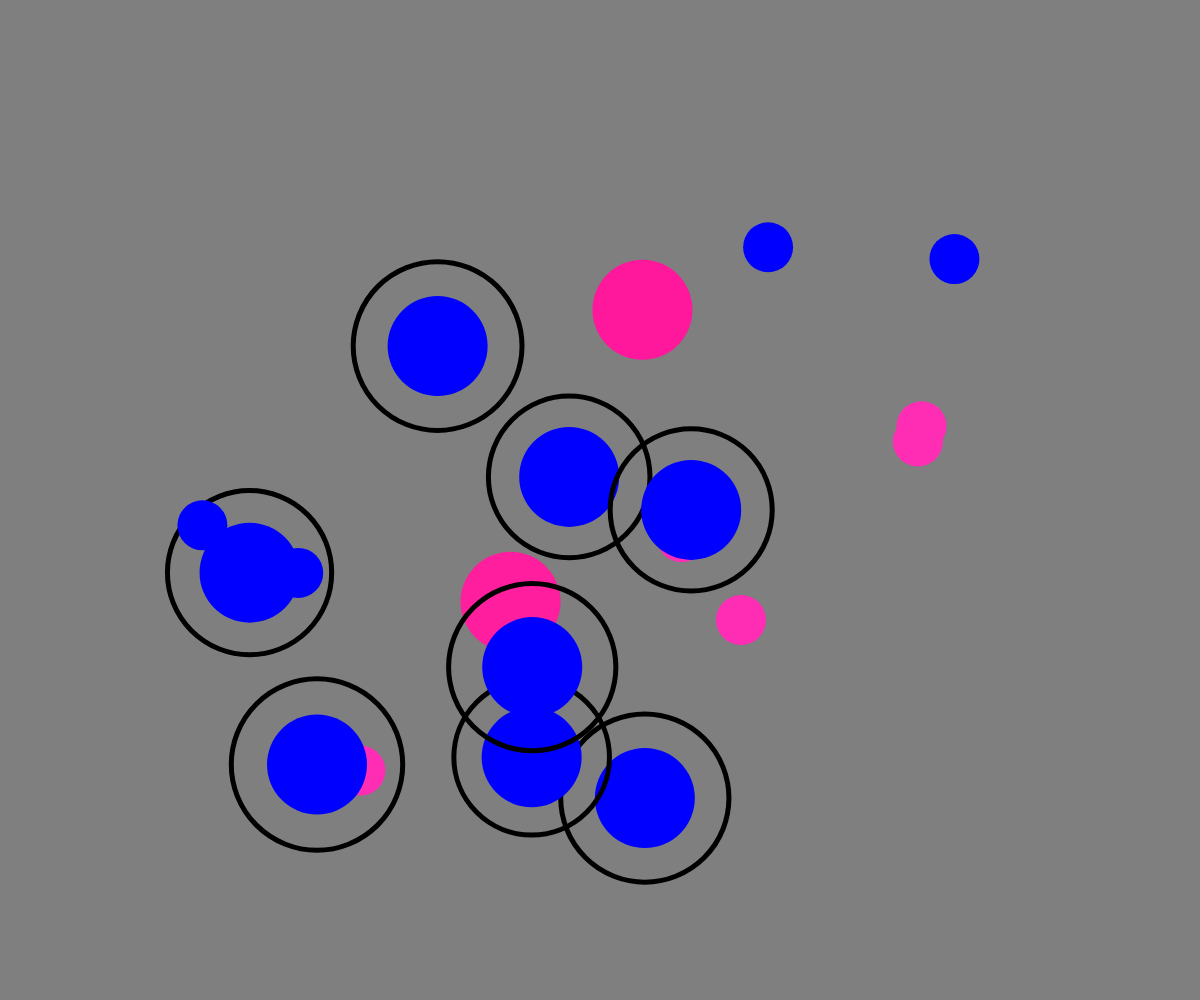
Frame 1 (no input)
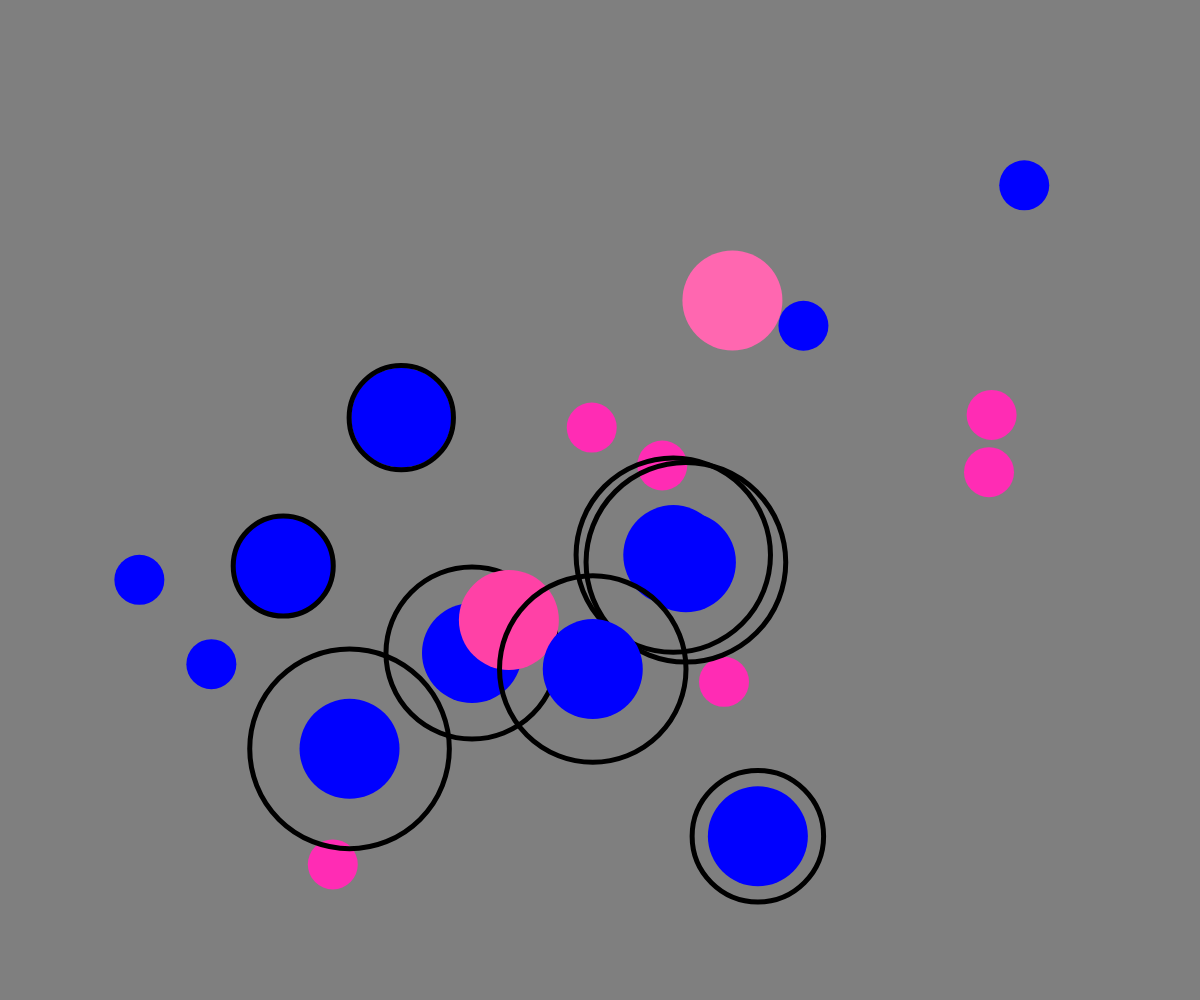
Frame 60 (no input)
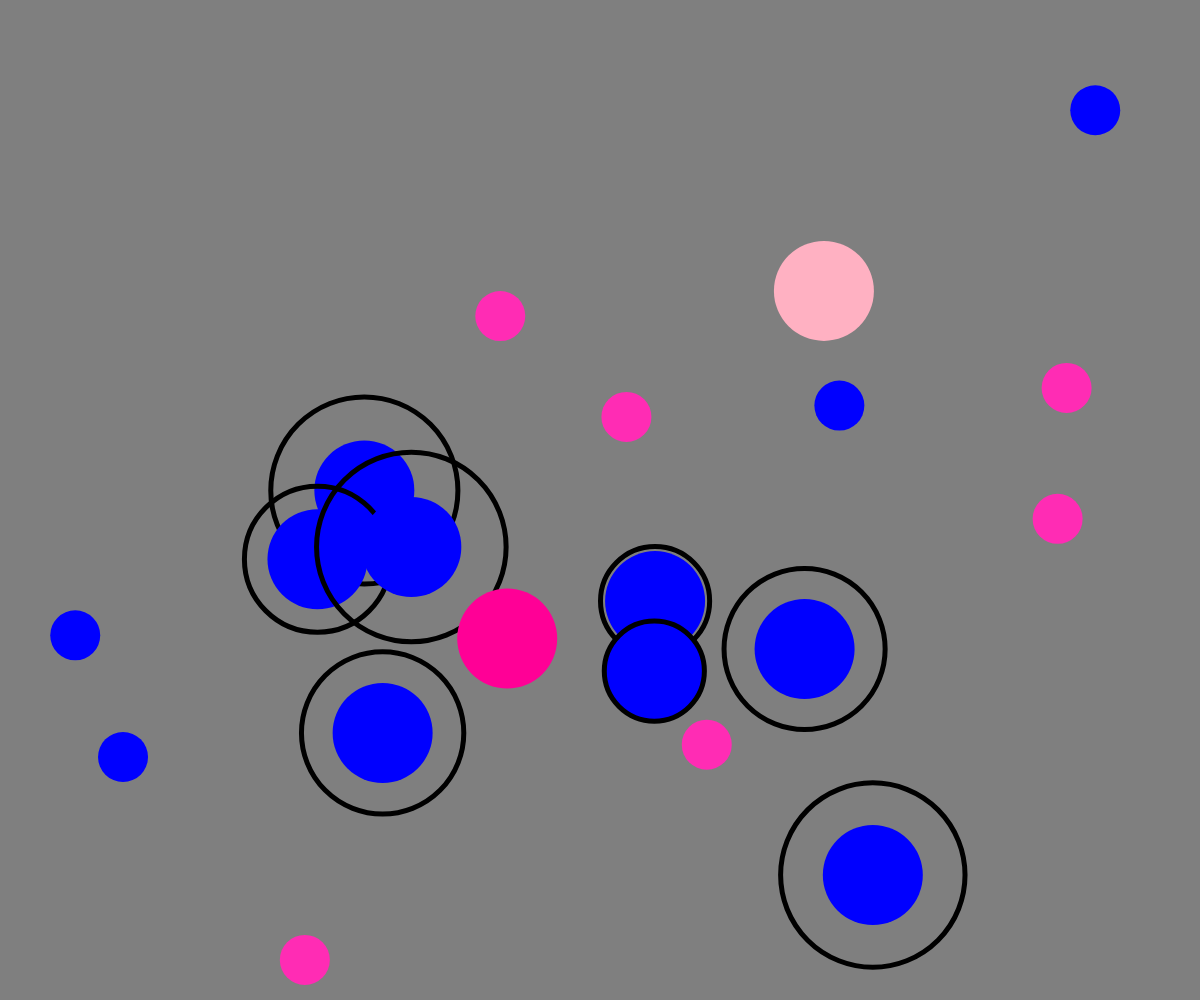
Frame 120 (the mouse pressed at the canvas centre since frame 60)

The p5.js sketch that drew these frames (run headless with seeded random() and noise() and a simulated clock; from frame 60 on, the mouse is pressed at the canvas centre):

// p5.js sketch
// ── sketch.js
let rabbits = [];
const numOfRabbits = 20; // adjust rabbit count here

function setup() { 
    createCanvas(windowWidth, windowHeight);
    background(127);
    

    for (let i = 0; i < numOfRabbits; i++) {
        let coinToss = getRandomInt(2);
        if (coinToss>0){
            let coinToss = getRandomInt(2);
            if(coinToss>0){
                rabbits.push(new YoungMale(100, random(0.1,0.5)));
            } else {
                rabbits.push(new OldMale(100));
            }
             
        } else {
            let coinToss = getRandomInt(2);
            if(coinToss>0){
                rabbits.push(new YoungFemale(100, random(0.1,0.3)));
            } else {
                rabbits.push(new OldFemale(100));
            }
        }
    }
    
/*    humans.forEach(h => { // for each human run functions
        
    });*/
}



function draw() {
    
    background(127);
    
    rabbits.forEach(rabbits => { 
        rabbits.render();
        rabbits.step();
        rabbits.checkEdges();
    });

}

function getRandomInt(max) {
  return Math.floor(Math.random() * Math.floor(max));
}

function unloadScrollBars() { // adjusts content size to available screen space
    document.documentElement.style.overflow = 'hidden';
    document.body.scroll = "no";
}

// ── index.html.html
<head>
    <script language="javascript" type="text/javascript" src="p5.min.js"></script>
    <script language="javascript" type="text/javascript" src="rabbit.js"></script>
    <script language="javascript" type="text/javascript" src="sketch.js"></script>
</head>
<style>
p, body, canvas {
    margin: 0;
    padding: 0;
}
</style>
<body>
</body>
<p style="position: absolute;">
    <input type="button" value="Stop" onclick="noLoop()"> 
    <input type="button" value="Start" onclick="loop()">
</p>
// ── rabbit.js
class Rabbit {
    constructor(_size){
        this.position = createVector(random(0+(_size*2),width-(_size*2)),random(0+(_size*2),height-(_size*2)));
        this.velocity = createVector(random(-2,2),random(-2,2));
        this.size = _size;
        this.r = this.size/2;
        this.myColor = color(0,0,0);
    }
    
    render() {
        stroke(0);
        strokeWeight(0)
        fill(this.myColor); //enables changing colour dynamically
        push()
            translate(this.position.x,this.position.y)
            ellipse(0,0,this.size,this.size);
        pop();
    }
    
    step() {
        this.position.add(this.velocity);
    }
    
    
    checkEdges(){ // inculdes radius for accurate bouncing at edges
        
        if(this.position.x - this.r < 0 || this.position.x + this.r > width){
            this.velocity.x = this.velocity.x * -1;
        }
        
        if(this.position.y -this.r < 0 || this.position.y +this.r > height){
            this.velocity.y = this.velocity.y * -1;
        }
    }
    
}

class Male extends Rabbit {
    constructor(_size){
        super();
        this.myColor = color(0,0,255);
    }
}

class Female extends Rabbit {

    constructor(_size){
        super();
        this.position = createVector(random(0+(_size*2),width-(_size*2)),random(0+(_size*2),height-(_size*2)));
        this.velocity = createVector(random(-2,2),random(-2,2));
        this.size = _size;
        this.r = this.size/2;
        this.myColor = color(255,44,180);

   }
}

class YoungFemale extends Female{
    
       constructor(_size, _speed){
       super();
       this.position = createVector(random(0+(_size*2),width-(_size*2)),random(0+(_size*2),height-(_size*2)));
       this.size = _size;
       this.r = this.size/2;
       this.speed = _speed;
   }
    

     render(){
         
         this.myColor = lerpColor(color(255,0,150),color(255,200,200),map(sin(frameCount*this.speed),0,1,0,1));
         
super.render();
        }
        
}

class YoungMale extends Male{
    
        constructor(_size, _speed){
        super();
        this.position = createVector(random(0+(_size*2),width-(_size*2)),random(0+(_size*2),height-(_size*2)));
        this.size = _size;
        this.r = this.size/2;
        this.zoneSizeMax = this.size*2;
        this.zoneSize;
        this.speed = _speed;
    }
    
    render(){ 
        super.render();
        strokeWeight(5)
        noFill();
        this.zoneSize = map((sin(frameCount*this.speed)), -1, 1, this.size, this.zoneSizeMax);
        ellipse(this.position.x,this.position.y,this.zoneSize,this.zoneSize);
    }
    
}

class OldFemale extends Female{
    constructor(_size){
        super();
        this.size = _size/2;
        this.position = createVector(random(0+(_size*2),width-(_size*2)),random(0+(_size*2),height-(_size*2)));
        this.r = this.size/2;
    }
}

class OldMale extends Male{
    constructor(_size){
        super();
        this.size = _size/2;
        this.position = createVector(random(0+(_size*2),width-(_size*2)),random(0+(_size*2),height-(_size*2)));
        this.r = this.size/2;
    }
}
    
    
